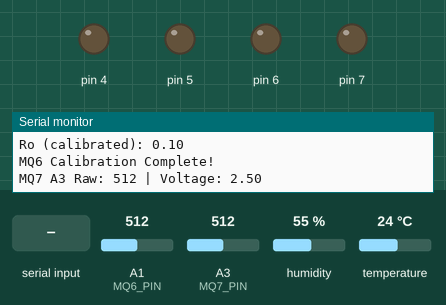
Recording of a program running on a simulated Arduino Uno, built with avr-gcc and run on an emulated ATmega328P. Shown: output pins drawn as LEDs (lit = HIGH), the last lines printed to the serial monitor. Wiring (inferred from the names in the program): DHT11 sensor: data pin 10. Inputs (shaded band) come from the test bench; at power-on: A1 (MQ6_PIN) = 512, A3 (MQ7_PIN) = 512, humidity 55 %, temperature 24 °C. Pins used as bus, display or sensor lines are not drawn.

Above: at 5.4 s.
5.5 s: "F" received over the second serial link
At 6.18 s:
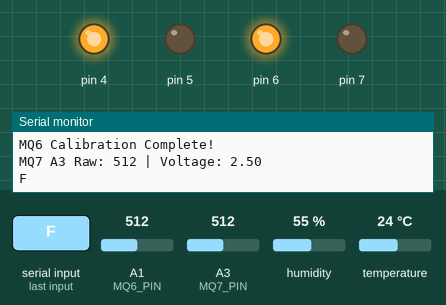
7.7 s: "B" received over the second serial link
At 7.77 s:
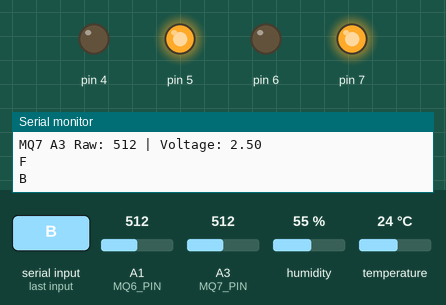
9.3 s: "L" received over the second serial link
At 9.37 s:
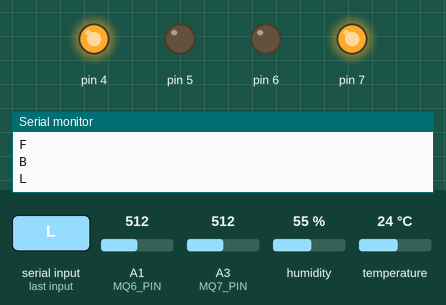
10.9 s: "R" received over the second serial link
At 10.97 s:
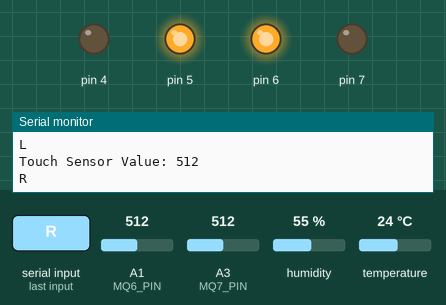
Timing chart, 0 to 13.5 s (numbered marks = the images above; inputs shaded):
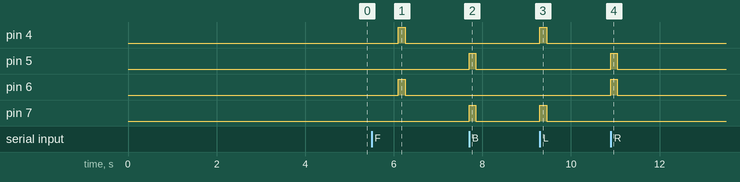

The program:

main.cpp
```cpp
#include <Arduino.h>
#include <SoftwareSerial.h>
#include "L298N.h"
#include "touch_sensor.cpp"
#include <DHT.h>
#include "pins.h"

#define DHTPIN 8     // Digital pin connected to the DHT sensor
#define DHTTYPE DHT11   // DHT 11
#define BAUD_RATE 9600

SoftwareSerial bt(2, 3); // RX, TX

// L298N motor driver
// L298N(IN1, IN2, ENA, IN3, IN4, ENB)
// Right motor (OUT1): IN1, IN2, ENA
// Left motor (OUT2): IN3, IN4, ENB

// L298N motor(4, 5, 8, 6, 7,9);
L298N motor(IN1, IN2, ENA, IN3, IN4, ENB);

TouchSensor ts(TOUCH_SENSOR_PIN);

DHT dht;

// MQ6 Sensor variables
float Referance_V = 5000.0; /* Arduino Uno Reference Voltage in mV (5V) */
float RL = 1.0;             /* In Module RL value is 1k Ohm */
float Ro = 10.0;            /* The Ro value is 10k Ohm */
float mVolt = 0.0;
const float Ro_clean_air_factor = 10.0;
bool mq6_calibrated = false;

void send_readings();
void calibrateMQ6();
float getMQ6Voltage();
float calculateRs(float Vo);
unsigned int calculateLPG_PPM(float RsRo_ratio);
float get_mq7_readings() ;
void setup_mq7();
String isMetalTouched(int val );
void setup() {
  Serial.begin(BAUD_RATE);

  bt.begin(9600);
  setup_mq7();
  dht.setup(DHT_PIN);
  motor.begin();

  motor.setSpeed(200);  // Set speed 0-255

  // MQ6 Sensor setup
  pinMode(MQ6_PIN, INPUT);
  bt.println("MQ6 Sensor warming up... Please wait 30 seconds");
  Serial.println("MQ6 Sensor warming up... Please wait 30 seconds");
  delay(1000);  // 30 second warmup
  bt.println("MQ6 Warmup Complete. Calibrating...");
  Serial.println("MQ6 Warmup Complete. Calibrating...");

  // Calibrate MQ6 sensor
  calibrateMQ6();
  mq6_calibrated = true;
  bt.println("MQ6 Calibration Complete!");
  Serial.println("MQ6 Calibration Complete!");
}

unsigned long lastSendTime = 0;
const unsigned long sendInterval = 5000; // Send readings every 5 seconds
void loop() {
  ts.read();
  if (ts.isTouched()) {
    Serial.println("Touch detected! Stopping motors.");
    motor.stop();
    delay(1000); // Debounce delay
  }

  if (bt.available()) {
    char cmd = bt.read();
    Serial.println(cmd);
    if (cmd == 'F')
      motor.forward();
    if (cmd == 'B')
      motor.backward();
    if (cmd == 'L')
      motor.turnLeft();
    if (cmd == 'R')
      motor.turnRight();
    if (cmd == 'S')
      motor.stop();
  }
  send_readings();
}

void send_readings() {
  if (millis() - lastSendTime < sendInterval) {
    return; // Skip sending if within the interval
  }
  int touch_value = ts.isTouched() ? 1 : 0;
  bt.print("Metal :  ");
  bt.println(isMetalTouched(touch_value));

  float h = dht.getHumidity();
  float t = dht.getTemperature();
  bt.print("Temperature: ");
  bt.print(t);
  bt.println(" C");
  bt.print("Humidity: ");
  bt.print(h);
  bt.println(" %");

  // MQ6 Sensor readings
  if (mq6_calibrated) {
    float mq6_voltage = getMQ6Voltage();
    float Rs = calculateRs(mq6_voltage);
    float ratio_RsRo = Rs / Ro;
    unsigned int lpg_ppm = calculateLPG_PPM(ratio_RsRo);

    bt.print("LPG PPM: ");
    bt.println(lpg_ppm);
  } else {
    bt.println("MQ6 Sensor not calibrated yet");
  }
  // MQ7 Sensor reading
  float mq7_voltage = get_mq7_readings();
unsigned int co_ppm = (unsigned int)(mq7_voltage * 200);
  bt.print("CO PPM: ");
  bt.println(co_ppm);
  lastSendTime = millis();
}

String isMetalTouched(int val ) {

  if (val == 1) {
    return "Detected";
  }
  else {
    return "Not Detected";
  }
}

// MQ6 Sensor Functions
void calibrateMQ6() {
  mVolt = 0.0;
  for(int i = 0; i < 30; i++) {
    mVolt += getMQ6Voltage();
    delay(100);
  }
  mVolt = mVolt / 30.0;  // Average voltage for 30 samples

  Serial.print("Calibration Voltage: ");
  Serial.print(mVolt);
  Serial.println(" mV");

  float Rs_cal = calculateRs(mVolt);
  Serial.print("Calibration Rs: ");
  Serial.println(Rs_cal);

  Ro = Rs_cal / Ro_clean_air_factor;
  Serial.print("Ro (calibrated): ");
  Serial.println(Ro);

  bt.print("Calibration Voltage: ");
  bt.print(mVolt);
  bt.println(" mV");
  bt.print("Ro (calibrated): ");
  bt.println(Ro);
}

float getMQ6Voltage() {
  // Arduino Uno has 10-bit ADC (0-1023), reference voltage 5V
  int adc_value = analogRead(MQ6_PIN);
  float voltage = (adc_value * Referance_V) / 1024.0;
  delay(1);
  return voltage;
}

float calculateRs(float Vo) {
  // Rs = (Vc - Vo) * (RL / Vo)
  float Rs = (Referance_V - Vo) * (RL / Vo);
  return Rs;
}

unsigned int calculateLPG_PPM(float RsRo_ratio) {
  // LPG ppm = [(Rs/Ro)/18.446]^(1/-0.421)
  float ppm = pow((RsRo_ratio / 18.446), (1 / -0.421));
  return (unsigned int)ppm;

  // MQ6 Sensor readings
  if (mq6_calibrated) {
    float mq6_voltage = getMQ6Voltage();
    float Rs = calculateRs(mq6_voltage);
    float ratio_RsRo = Rs / Ro;
    unsigned int lpg_ppm = calculateLPG_PPM(ratio_RsRo);

    bt.print("MQ6 Voltage: ");
    bt.print(mq6_voltage);
    bt.println(" mV");

    bt.print("MQ6 Rs: ");
    bt.println(Rs);

    bt.print("MQ6 Rs/Ro: ");
    bt.println(ratio_RsRo);

    bt.print("LPG PPM: ");
    bt.println(lpg_ppm);
  } else {
    bt.println("MQ6 Sensor not calibrated yet");
  }
}


void setup_mq7(){
  pinMode(MQ7_PIN, INPUT);
}

float get_mq7_readings() {
  int analogValue = analogRead(MQ7_PIN);
  float voltage = analogValue * (5.0 / 1023.0);

  Serial.print("MQ7 A3 Raw: ");
  Serial.print(analogValue);
  Serial.print(" | Voltage: ");
  Serial.println(voltage);
  delay(1000);
  return voltage;
}
```

touch_sensor.cpp
```cpp
#include "pins.h"


class TouchSensor {
public:
  TouchSensor(int pin) : _pin(pin) {
    Serial.println("Initializing Touch Sensor...");
    Serial.print("Pin: ");
    Serial.println(_pin);
    pinMode(_pin, INPUT);
  }
  void read() {
    unsigned long currentMs = millis();
    if (currentMs - _lastReadTime < _readInterval) {
      return; // Skip reading if within the interval
    }
    int value = analogRead(_pin);
    Serial.print("Touch Sensor Value: ");
    Serial.println(value);
    _lastReadTime = currentMs;
    _adc_value = value;
  }
  bool isTouched() {
    bool touch = _adc_value < _threshold;
    _adc_value = 0;
  }

private:
int _pin;
// Only Read after 10 seconds to allow sensor to stabilize

unsigned long _lastReadTime = 0;
// 10 Sec Timeout
unsigned long _readInterval = 10000;
int _adc_value;
int _threshold = 500;
};
```

pins.h
```cpp
#ifndef _PINS_H
#define _PINS_H

#include <Arduino.h>

#define MQ6_PIN  A1

#define DHT_PIN 10

#define TOUCH_SENSOR_PIN A0

#define MQ7_PIN A3

#define IN1 4
#define IN2 5
#define ENA 8
#define IN3 6
#define IN4 7
#define ENB 9

#endif //_PINS_H
```

Measured:
- after the input at 5.5 s, pin 4, pin 6: LOW → HIGH after 0.61 s, → LOW 0.15 s later
- after the input at 7.7 s, pin 5, pin 7: LOW → HIGH at once, → LOW 0.15 s later
- after the input at 9.3 s, pin 4, pin 7: LOW → HIGH at once, → LOW 0.15 s later
- after the input at 10.9 s, pin 5, pin 6: LOW → HIGH at once, → LOW 0.15 s later
